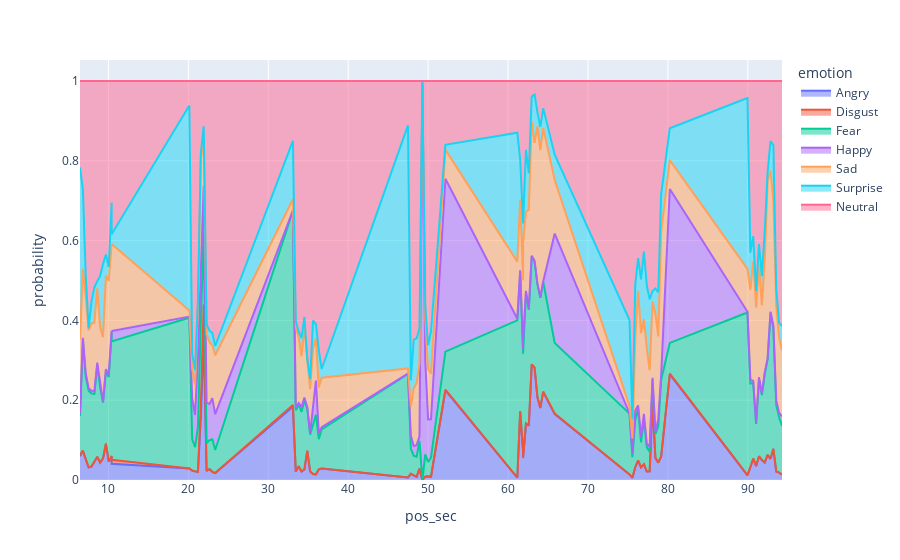

Notebook code cell kept with this figure:
### Code cell
fig = px.area(df_plotting, x="pos_sec", y="probability", color="emotion")
fig.show()
